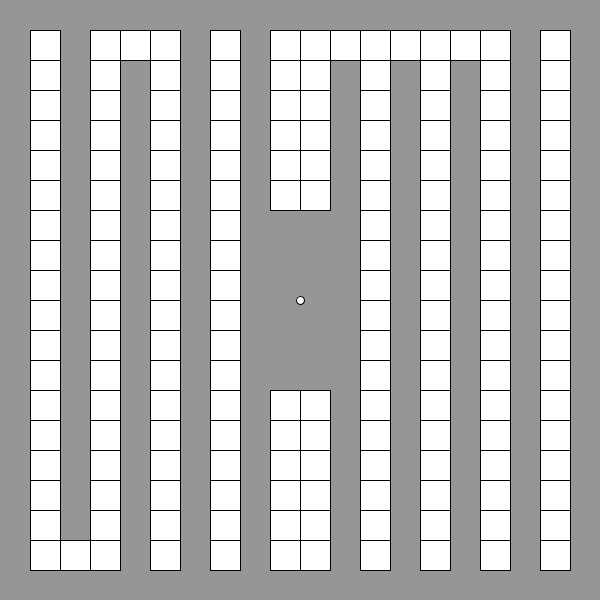
Frame 1 (no input)
Frame 60 (the mouse pressed at the canvas centre just before this capture): identical to frame 1, image omitted
Frame 120 (the mouse held since frame 60 and released just before this capture): identical to frame 1, image omitted

The Processing sketch that drew this single still picture (run headless with seeded random() and noise(); from frame 60 on, the mouse is pressed at the canvas centre):

// Processing sketch: week13_3_bomb_place
// ── week13_3_bomb_place.pde
class Bomb{
  int gx,gy;
  int startTime;
}
int PlayerX,PlayerY,dx=0,dy=0,BlockX,BlockY;
ArrayList<Bomb>bombs = new ArrayList<Bomb>();
int [][] walls = {  
  {0, 0, 0, 0, 0, 0, 0, 0, 0, 0, 0, 0, 0, 0, 0, 0, 0, 0, 0, 0}, 
  {0, 1, 1, 1, 1, 1, 1, 1, 1, 1, 1, 1, 1, 1, 1, 1, 1, 1, 1, 0},
  {0, 0, 0, 0, 0, 0, 0, 0, 0, 0, 0, 0, 0, 0, 0, 0, 0, 0, 1, 0},
  {0, 1, 1, 1, 1, 1, 1, 1, 1, 1, 1, 1, 1, 1, 1, 1, 1, 1, 1, 0}, 
  {0, 1, 0, 0, 0, 0, 0, 0, 0, 0, 0, 0, 0, 0, 0, 0, 0, 0, 0, 0}, 
  {0, 1, 1, 1, 1, 1, 1, 1, 1, 1, 1, 1, 1, 1, 1, 1, 1, 1, 1, 0}, 
  {0, 0, 0, 0, 0, 0, 0, 0, 0, 0, 0, 0, 0, 0, 0, 0, 0, 0, 0, 0}, 
  {0, 1, 1, 1, 1, 1, 1, 1, 1, 1, 1, 1, 1, 1, 1, 1, 1, 1, 1, 0},
  {0, 0, 0, 0, 0, 0, 0, 0, 0, 0, 0, 0, 0, 0, 0, 0, 0, 0, 0, 0}, 
  {0, 1, 1, 1, 1, 1, 1, 0, 0, 0, 0, 0, 0, 1, 1, 1, 1, 1, 1, 0}, 
  {0, 1, 1, 1, 1, 1, 1, 0, 0, 0, 0, 0, 0, 1, 1, 1, 1, 1, 1, 0}, 
  {0, 1, 0, 0, 0, 0, 0, 0, 0, 0, 0, 0, 0, 0, 0, 0, 0, 0, 0, 0}, 
  {0, 1, 1, 1, 1, 1, 1, 1, 1, 1, 1, 1, 1, 1, 1, 1, 1, 1, 1, 0}, 
  {0, 1, 0, 0, 0, 0, 0, 0, 0, 0, 0, 0, 0, 0, 0, 0, 0, 0, 0, 0},
  {0, 1, 1, 1, 1, 1, 1, 1, 1, 1, 1, 1, 1, 1, 1, 1, 1, 1, 1, 0}, 
  {0, 1, 0, 0, 0, 0, 0, 0, 0, 0, 0, 0, 0, 0, 0, 0, 0, 0, 0, 0},
  {0, 1, 1, 1, 1, 1, 1, 1, 1, 1, 1, 1, 1, 1, 1, 1, 1, 1, 1, 0}, 
  {0, 0, 0, 0, 0, 0, 0, 0, 0, 0, 0, 0, 0, 0, 0, 0, 0, 0, 0, 0}, 
  {0, 1, 1, 1, 1, 1, 1, 1, 1, 1, 1, 1, 1, 1, 1, 1, 1, 1, 1, 0}, 
  {0, 0, 0, 0, 0, 0, 0, 0, 0, 0, 0, 0, 0, 0, 0, 0, 0, 0, 0, 0},
};
void placebomb(){
  Bomb b = new Bomb();
  b.gx=PlayerX/30;
  b.gy=PlayerY/30;
  b.startTime = millis();
  walls[b.gx][b.gy]=2;
  bombs.add(b);
}
void updateBombs(){
  for(int i=bombs.size()-1;i>=0;i--){
    Bomb b = bombs.get(i);
    if(millis()-b.startTime>=2000){
      explode(b.gx,b.gy);
      bombs.remove(i);
    }
  }
}
void explode(int gx,int gy){
  walls[gx][gy] = 0;
  int [][]dir = {{1,0},{0,1},{-1,0},{0,-1}};
  for(int[]d:dir){
    int nx=gx+d[0];
    int ny=gy+d[1];
    if(nx>=0&&nx<20&&ny>=0&&ny<20){
      walls[nx][ny]=0;
    }
  }
}
void setup(){
  size(600,600);
  PlayerX=300;
  PlayerY=300;
}
void draw(){
  BlockX=(PlayerX+dx)/30;
  BlockY=(PlayerY+dy)/30;
  updateBombs();
  background(150);
  for(int i=0; i<20; i++){  
    for(int j=0; j<20; j++){ 
      if(walls[i][j]==1){
        fill(255);
        rect(i*30, j*30, 30, 30);
       }
       if(walls[i][j]==2){
        fill(255,255,0);
        rect(i*30, j*30, 30, 30);
       }
      }
     }
  if(PlayerX+dx>=0&&PlayerX+dx<=599&&PlayerY+dy>=0&&PlayerY+dy<=599&&walls[BlockX][BlockY]!=1){
        PlayerX+=dx;
        PlayerY+=dy;
  }
  ellipse(PlayerX,PlayerY,8,8);
}
void keyPressed(){
  if(keyCode==LEFT)dx=-1;
  if(keyCode==RIGHT)dx=1;
  if(keyCode==UP)dy=-1;
  if(keyCode==DOWN)dy=1;
  if(keyCode==' ')placebomb();
}
void keyReleased(){
  if(keyCode==LEFT)dx=0;
  if(keyCode==RIGHT)dx=0;
  if(keyCode==UP)dy=0;
  if(keyCode==DOWN)dy=0;
}
